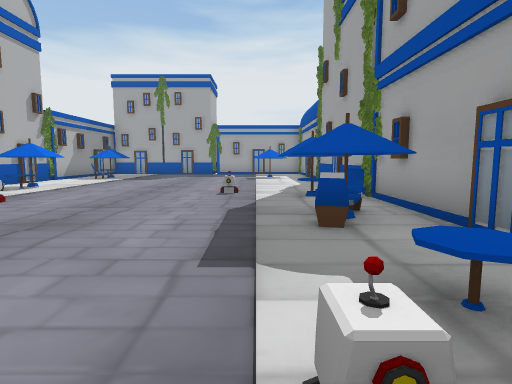
View 1 (above)

14 first-person views from a walk through a Unity game level. The camera is 1.5 m above the floor, tilts 6° down and sees 80° across. The floor is counted in squares, 2 m on a side. Each view is taken from the middle of a square. On the plan, view 1 faces up. The plan holds only what a view shows up to about 10 squares ahead; the rest is blank. The player character is not drawn.

View 2
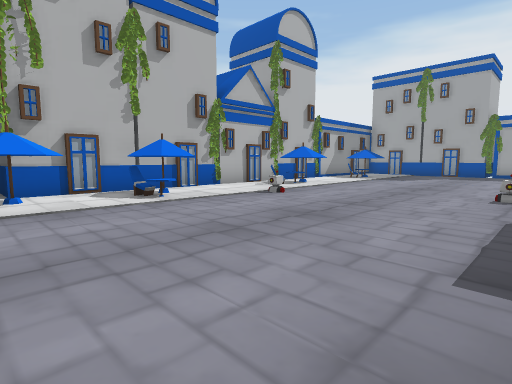

View 3
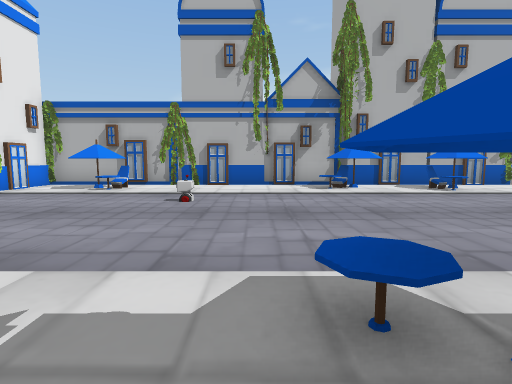

View 4
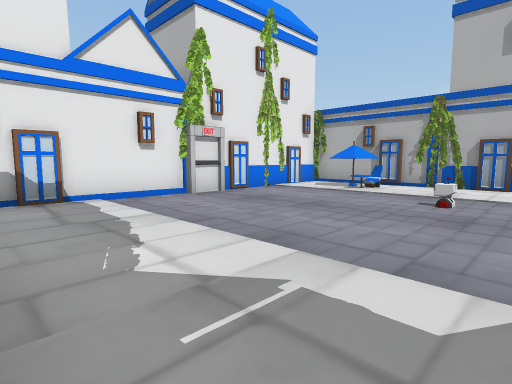

View 5
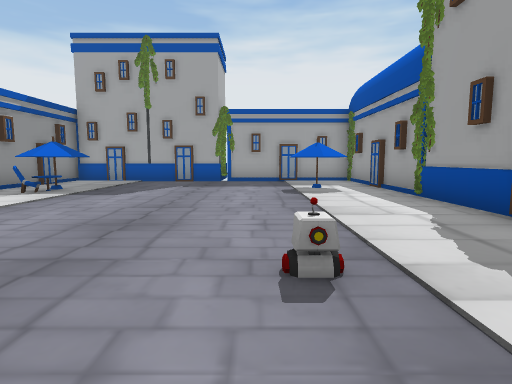

View 6
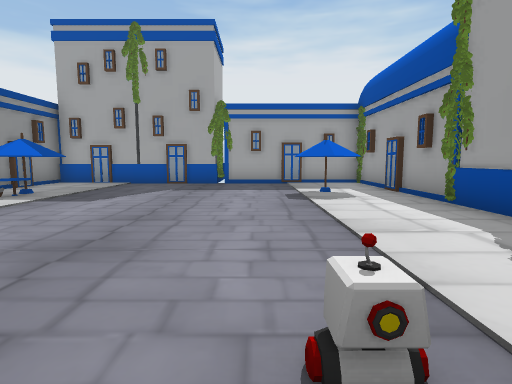

View 7
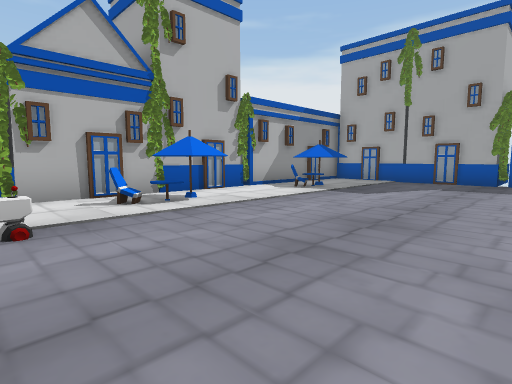

View 8
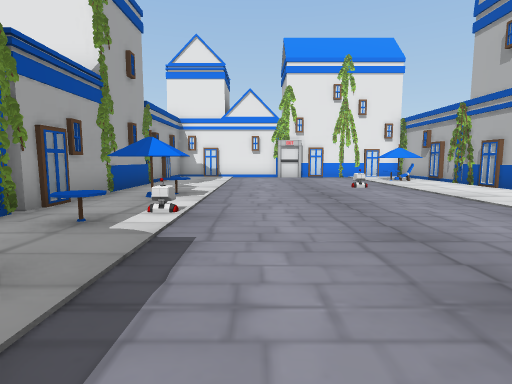

View 9
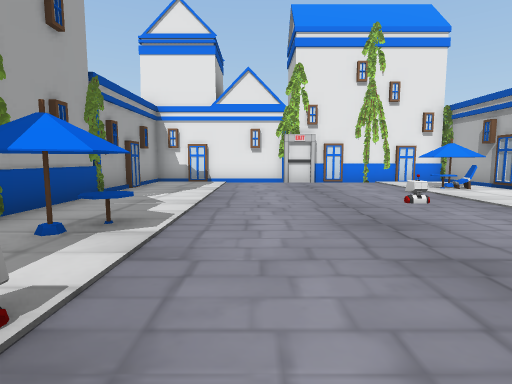

View 10
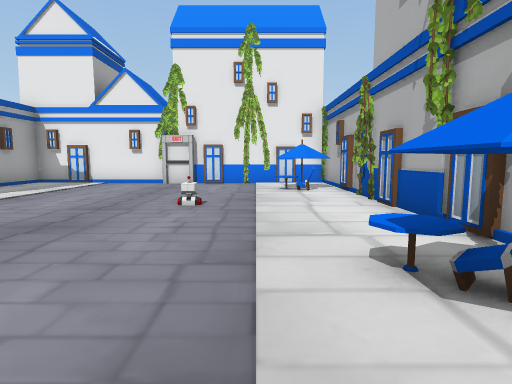

View 11
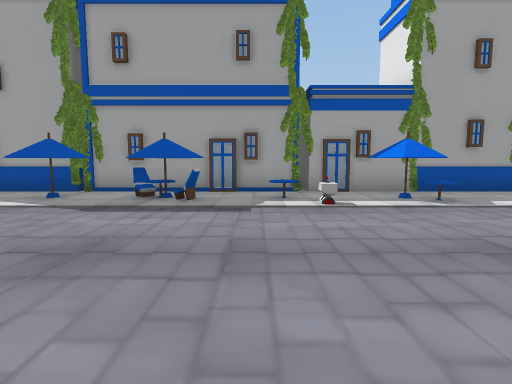

View 12
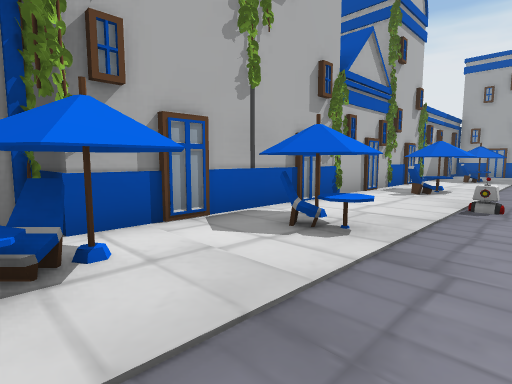

View 13
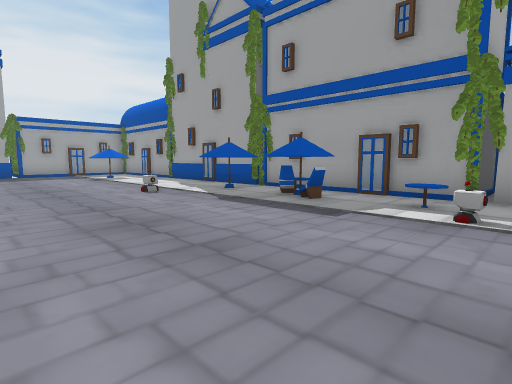

View 14
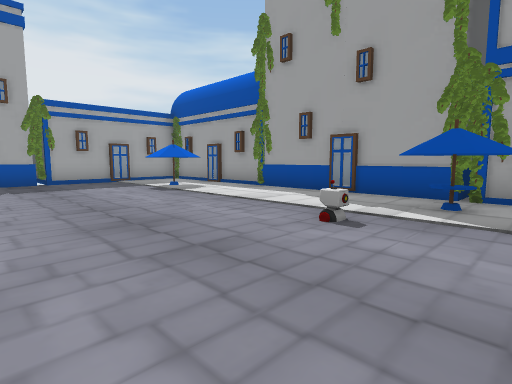

### Floor plan
Points are (right, up) in squares from view 1. A wall is a line through its corners. A room is listed if a view was taken in it or the views show most of it. See-through windows are left out.
Room 1 (views 1, 2, 3, 4, 5, 6, 7, 8, 9, 10, 11, 12, 13, 14)
walls: (2.3, 1.3) (2.3, 15.8) (-7.3, 15.8) (-7.3, 8.4); (2.1, 5.7) (2.2, 6); (2.3, 5.5) (2.1, 6.4); (2.2, 5.8) (2.3, 6.3); (-7.1, 0.8) (-8.9, 0.8); (-7.3, 5.5) (-7.3, -8.3) (-3, -8.3); (3.2, 6.2) (2.2, 6.2) (2.1, 6.4); (2.2, -1.9) (2.2, -1.7) (2.4, -1.5); (4.6, 1.1) (2.2, 1.1) (2.2, 1.1) (2.2, 1.1); (2, -4.3) (2.3, -3.9); (-7, -3.8) (-7.3, -4.6); (-7.2, -3.7) (-7.1, -4.5); (-7.1, -3.8) (-7.3, -4.9); (2.2, -4.4) (2.3, -3.9); (-7.3, -3.7) (-7.1, -4.1) (-7.4, -4.5); (-7.3, 11) (-7.8, 11); (-3, -8.1) (-1.9, -8.1); (-2, -8.3) (0.6, -8.3); (-2.9, -8.3) (-2.1, -8.3); (2.3, -8.1) (2.3, -1.4)
ways out: gap at (-7, -6); gap at (2, 6)
objects: other object (-8, 6) to (-8, 8); umbrella (-6, -7); other object (-6, -6); chair (-6, 0); umbrella (-6, 1); table (-6, 3); umbrella (-6, 4); chair (-6, 7); umbrella (-6, 8) to (-6, 9); other object (-6, 12); umbrella (-6, 13); chair (-5, -6); table (-5, 0); chair (-5, 3); other object (-5, 5); chair (-5, 12); other object (-4, -3); other object (-1, 7); other object (0, 1); table (0, 6); umbrella (0, 13) to (1, 13); other object (1, -10) to (2, -9); umbrella (1, -1); table (1, 1); chair (1, 3); chair (1, 4); umbrella (1, 6); table (2, -1); other object (2, 4); other object (3, -1) to (3, 0)

Where each view was taken, in squares from view 1:
view 1: 0 up, 0 right, facing up
view 2: 0 up, 0 right, facing up-left
view 3: 2 down, 2 right, facing left
view 4: 2 down, 2 right, facing down-left
view 5: 5 up, 1 left, facing up
view 6: 6 up, 1 left, facing up
view 7: 5 up, 1 left, facing up-left
view 8: 5 up, 1 left, facing down
view 9: 2 up, 1 left, facing down
view 10: 2 up, 5 left, facing down
view 11: 2 up, 5 left, facing right
view 12: 0 up, 4 left, facing up-left
view 13: 0 up, 4 left, facing up-right
view 14: 5 up, 4 left, facing up-right
